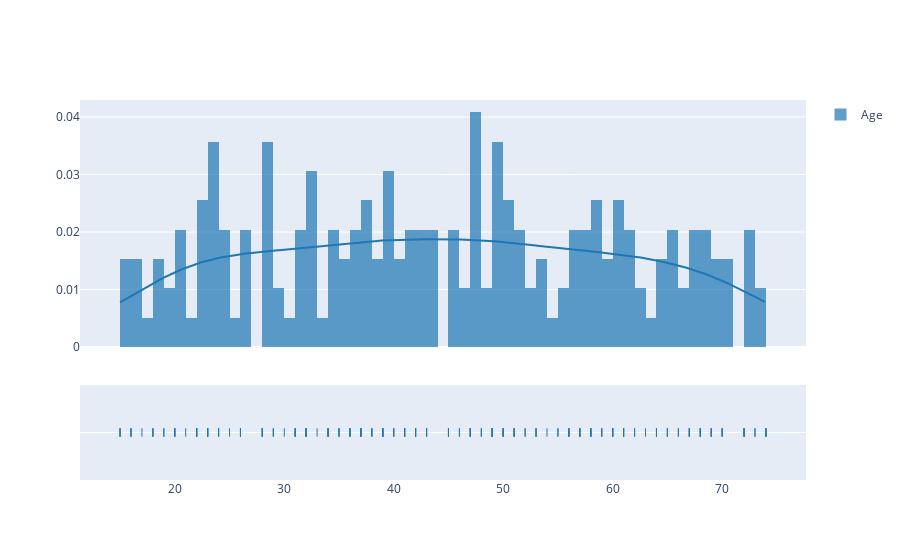

Notebook code cell kept with this figure:
### Code cell
import plotly.figure_factory as ff

hist_data = [df['Age']]
group_labels = ['Age'] # name of the dataset

fig = ff.create_distplot(hist_data, group_labels)
fig.show()

### Figure 1 — Plotly figure (JSON) as saved in the notebook; plotly's stock layout.template omitted (floating-point values rounded to 4 significant figures; data arrays with more than 128 entries replaced by an {"elided": "..."} marker saying what was removed)
{"data": [{"autobinx": false, "histnorm": "probability density", "legendgroup": "Age", "marker": {"color": "rgb(31, 119, 180)"}, "name": "Age", "opacity": 0.7, "type": "histogram", "x": {"elided": "200 int values"}, "xaxis": "x", "xbins": {"end": 74, "size": 1, "start": 15}, "yaxis": "y"}, {"legendgroup": "Age", "marker": {"color": "rgb(31, 119, 180)"}, "mode": "lines", "name": "Age", "showlegend": false, "type": "scatter", "x": {"elided": "500 float values"}, "xaxis": "x", "y": {"elided": "500 float values"}, "yaxis": "y"}, {"legendgroup": "Age", "marker": {"color": "rgb(31, 119, 180)", "symbol": "line-ns-open"}, "mode": "markers", "name": "Age", "showlegend": false, "type": "scatter", "x": {"elided": "200 int values"}, "xaxis": "x", "y": {"elided": "200 str values"}, "yaxis": "y2"}], "layout": {"barmode": "overlay", "hovermode": "closest", "legend": {"traceorder": "reversed"}, "xaxis": {"anchor": "y2", "domain": [0, 1], "zeroline": false}, "yaxis": {"anchor": "free", "domain": [0.35, 1], "position": 0}, "yaxis2": {"anchor": "x", "domain": [0, 0.25], "dtick": 1, "showticklabels": false}}}
